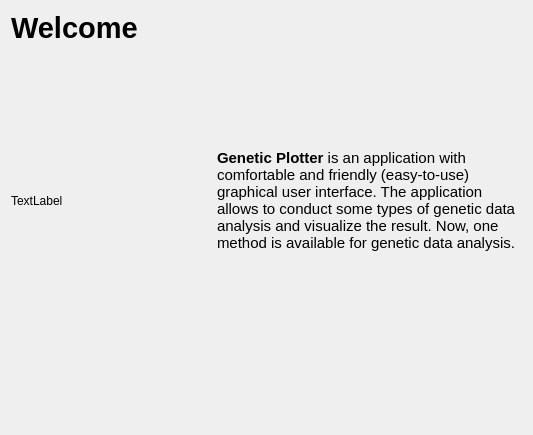
<?xml version="1.0" encoding="UTF-8"?>
<ui version="4.0">
 <class>Form</class>
 <widget class="QWidget" name="Form">
  <property name="geometry">
   <rect>
    <x>0</x>
    <y>0</y>
    <width>533</width>
    <height>435</height>
   </rect>
  </property>
  <property name="windowTitle">
   <string>Form</string>
  </property>
  <layout class="QVBoxLayout" name="verticalLayout">
   <item>
    <widget class="QLabel" name="label">
     <property name="font">
      <font>
       <pointsize>11</pointsize>
      </font>
     </property>
     <property name="lineWidth">
      <number>0</number>
     </property>
     <property name="text">
      <string>&lt;h1&gt;Welcome&lt;/h1&gt;</string>
     </property>
    </widget>
   </item>
   <item>
    <spacer name="verticalSpacer_2">
     <property name="orientation">
      <enum>Qt::Vertical</enum>
     </property>
     <property name="sizeType">
      <enum>QSizePolicy::Fixed</enum>
     </property>
     <property name="sizeHint" stdset="0">
      <size>
       <width>20</width>
       <height>50</height>
      </size>
     </property>
    </spacer>
   </item>
   <item>
    <layout class="QHBoxLayout" name="horizontalLayout">
     <item>
      <widget class="QLabel" name="labelLogo">
       <property name="minimumSize">
        <size>
         <width>200</width>
         <height>200</height>
        </size>
       </property>
       <property name="maximumSize">
        <size>
         <width>200</width>
         <height>200</height>
        </size>
       </property>
       <property name="text">
        <string>TextLabel</string>
       </property>
      </widget>
     </item>
     <item>
      <widget class="QLabel" name="label_2">
       <property name="font">
        <font>
         <pointsize>11</pointsize>
         <weight>50</weight>
         <bold>false</bold>
        </font>
       </property>
       <property name="text">
        <string>&lt;b&gt;Genetic Plotter&lt;/b&gt; is an application with comfortable and friendly (easy-to-use) graphical user interface.
 The application allows to conduct some types of  genetic data analysis and visualize the result.
 
Now, one method is available for genetic data analysis.</string>
       </property>
       <property name="wordWrap">
        <bool>true</bool>
       </property>
      </widget>
     </item>
    </layout>
   </item>
   <item>
    <spacer name="verticalSpacer">
     <property name="orientation">
      <enum>Qt::Vertical</enum>
     </property>
     <property name="sizeHint" stdset="0">
      <size>
       <width>20</width>
       <height>40</height>
      </size>
     </property>
    </spacer>
   </item>
  </layout>
 </widget>
 <resources/>
 <connections/>
</ui>
